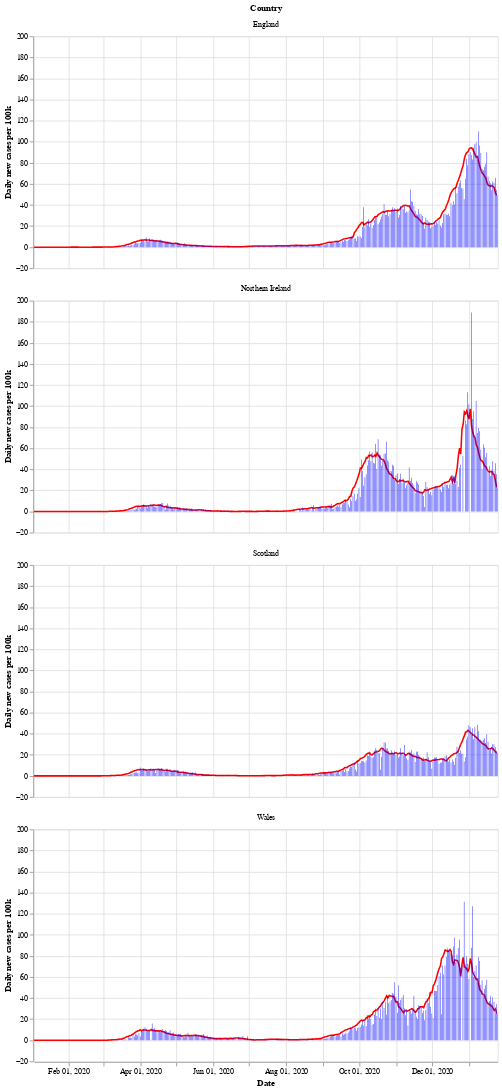

The code cell stored with this chart in its notebook:
### Markdown cell above
Next is a bar chart of the number of new cases in each country (per 100k population), with the 7 day moving average of cases. Again we see that Wales saw a longer period of raising and falling cases compared to the other countries.

After a period of cases falling, each nation is now seeing a rise in the number of cases - especially in Wales.

### Code cell
# collapse
bars = alt.Chart(uk_cases).mark_bar().encode(
    x=alt.X("yearmonthdate(date):T", axis=alt.Axis(title='Date')),
    y=alt.Y("newCasesRate:Q", axis=alt.Axis(title='Daily new cases per 100k')),
    tooltip='newCasesRate',
    color=alt.condition(
        alt.datum.dailyChange > 0,
        alt.value("orange"),  # The positive color
        alt.value("blue")  # The negative color
    )
).properties(title='New cases per 100k population with rolling 7 day average', width=600).interactive()
line = alt.Chart(uk_cases).mark_line(
    color='red',
    size=2,
).transform_window(
    rolling_mean='mean(newCasesRate)',
    frame=[0, 7],
    groupby=['areaName']
).encode(
    x='yearmonthdate(date):T',
    y='rolling_mean:Q'
)
alt.layer(line, bars, data=uk_cases).facet(alt.Row('areaName', title='Country'), columns=1)

### Figure 1 — Vega-Lite specification as saved in the notebook (floating-point values rounded to 4 significant figures; data arrays with more than 128 entries replaced by an {"elided": "..."} marker saying what was removed)
{"config": {"view": {"continuousWidth": 400, "continuousHeight": 300}}, "data": {"name": "data-32456bd1d36b606d64514f2995d7f833"}, "facet": {"type": "nominal", "field": "areaName", "title": "Country"}, "spec": {"layer": [{"mark": {"type": "line", "color": "red", "size": 2}, "encoding": {"x": {"type": "temporal", "field": "date", "timeUnit": "yearmonthdate"}, "y": {"type": "quantitative", "field": "rolling_mean"}}, "transform": [{"window": [{"op": "mean", "field": "newCasesRate", "as": "rolling_mean"}], "frame": [0, 7], "groupby": ["areaName"]}]}, {"mark": "bar", "encoding": {"color": {"condition": {"value": "orange", "test": "(datum.dailyChange > 0)"}, "value": "blue"}, "tooltip": {"type": "quantitative", "field": "newCasesRate"}, "x": {"type": "temporal", "axis": {"title": "Date"}, "field": "date", "timeUnit": "yearmonthdate"}, "y": {"type": "quantitative", "axis": {"title": "Daily new cases per 100k"}, "field": "newCasesRate"}}, "selection": {"selector002": {"type": "interval", "bind": "scales", "encodings": ["x", "y"]}}, "title": "New cases per 100k population with rolling 7 day average", "width": 600}]}, "columns": 1, "$schema": "https://vega.github.io/schema/vega-lite/v4.8.1.json", "datasets": {"data-32456bd1d36b606d64514f2995d7f833": {"elided": "1552 records"}}}
